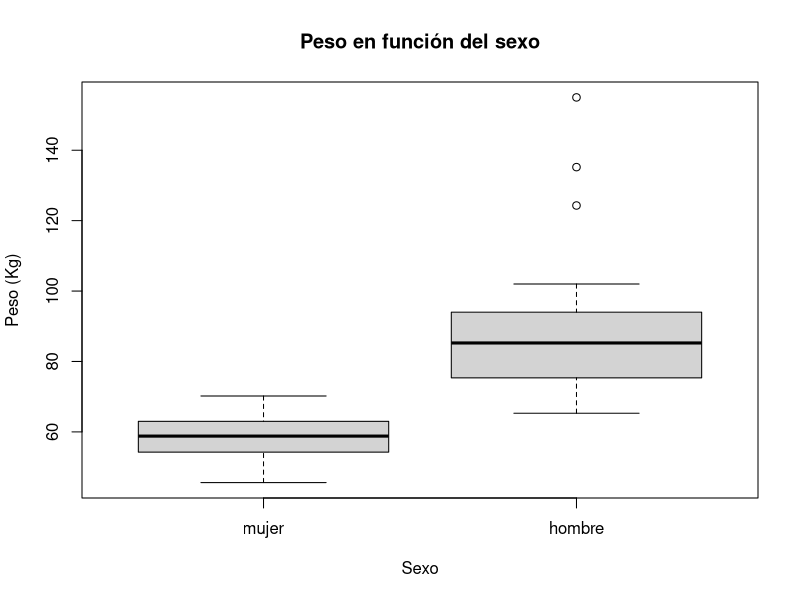
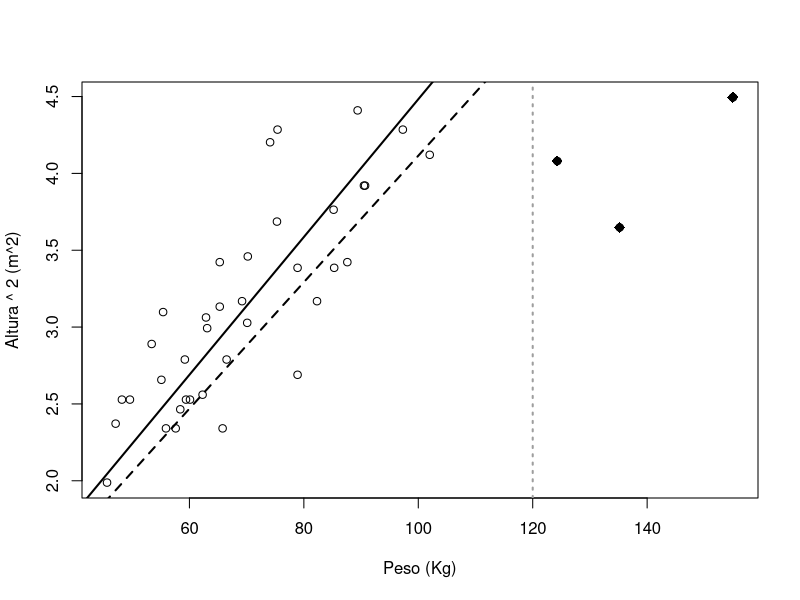

The R script that drew these images, in order:
# a.

magic <- read.csv('datos.csv')

# b.

age <- rpois(nrow(magic), lambda = 22)

# c.

magic$age <- age

# d.

magic$sex <- as.factor(magic$sex)
levels(magic$sex) <- c('mujer', 'hombre')

# e.

agef <- cut(age, 3)
magic$agef <- agef

# f.

levels(magic$agef) <- c("novatos", "intermedios", "expertos")

# g.

names(magic) <- c('peso', 'sexo', 'altura', 'edad', 'edadf')

# h.

plot(peso ~ sexo, magic, xlab = 'Sexo', ylab = 'Peso (Kg)', 
     main = 'Peso en función del sexo')

# i.

peso.sexo <- aov(peso ~ sexo, magic)

# j.

peso.hombre <- sum(coef(peso.sexo))

peso.mujer <- coef(peso.sexo)[1]

# k.

plot(I(altura ** 2) ~ peso, magic, ylab = 'Altura ^ 2 (m^2)', xlab = 'Peso (Kg)')

# l.

altura.peso <- lm(I(altura ^ 2) ~ peso - 1, magic)

# m.

altura.peso2 <- lm(I(altura ^ 2) ~ peso - 1, magic, subset = peso < 120)

# n.

p <- seq(40, 120, by = 0.5)

ae <- sqrt(p * coef(altura.peso2))

# o.

s <- summary(altura.peso2)
r2 <- s$r.squared

# p.

abline(altura.peso, lty = 2, lwd = 2)
abline(altura.peso2, lty = 1, lwd = 2)

# q.

abline(v = 120, lwd = 2, lty = 3, col = 8)

# r.

points(I(altura ^ 2) ~ peso, magic, pch = 18, cex = 1.5, subset = peso >= 120)

# s.

magic$IMC <- magic$peso / magic$altura ^ 2

# t.

write.table(magic, 'magic.csv', sep = ',', row.names = F)
